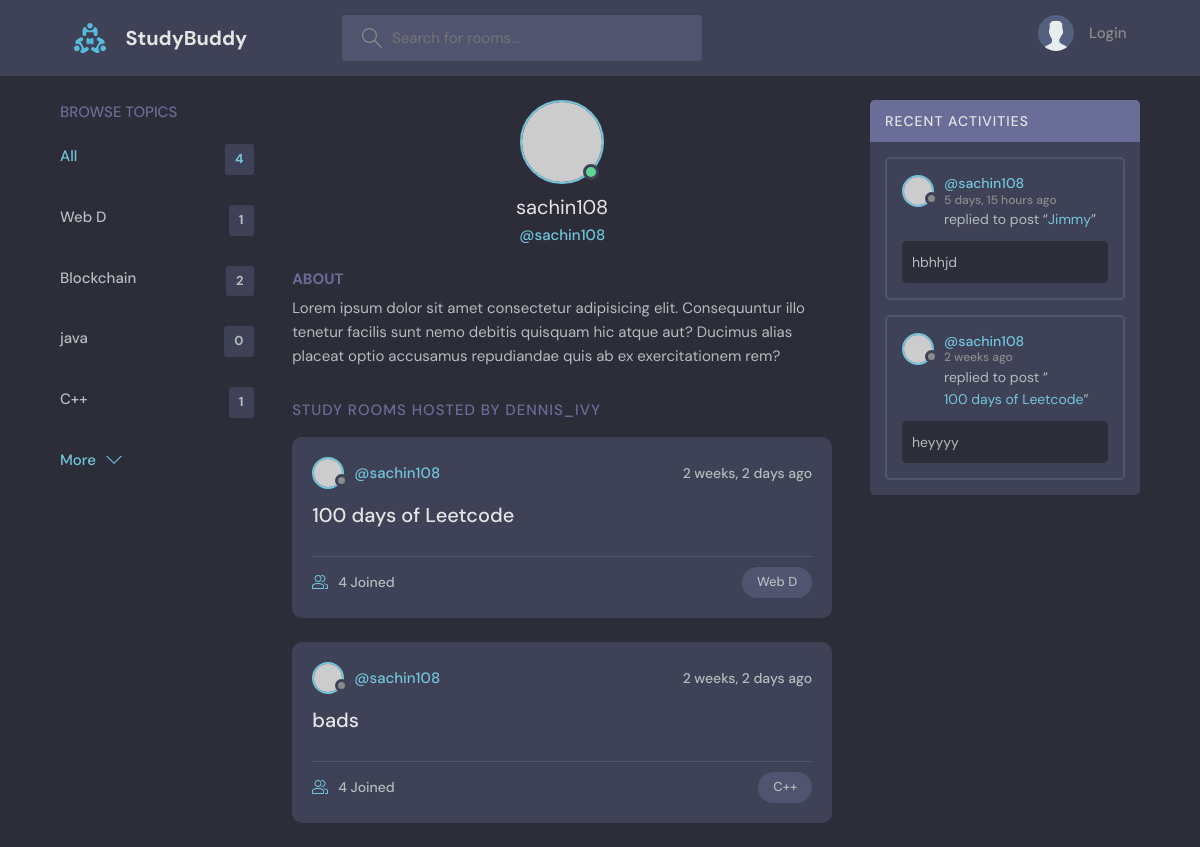
/profile/1/, run on an earlier commit of the app's database.
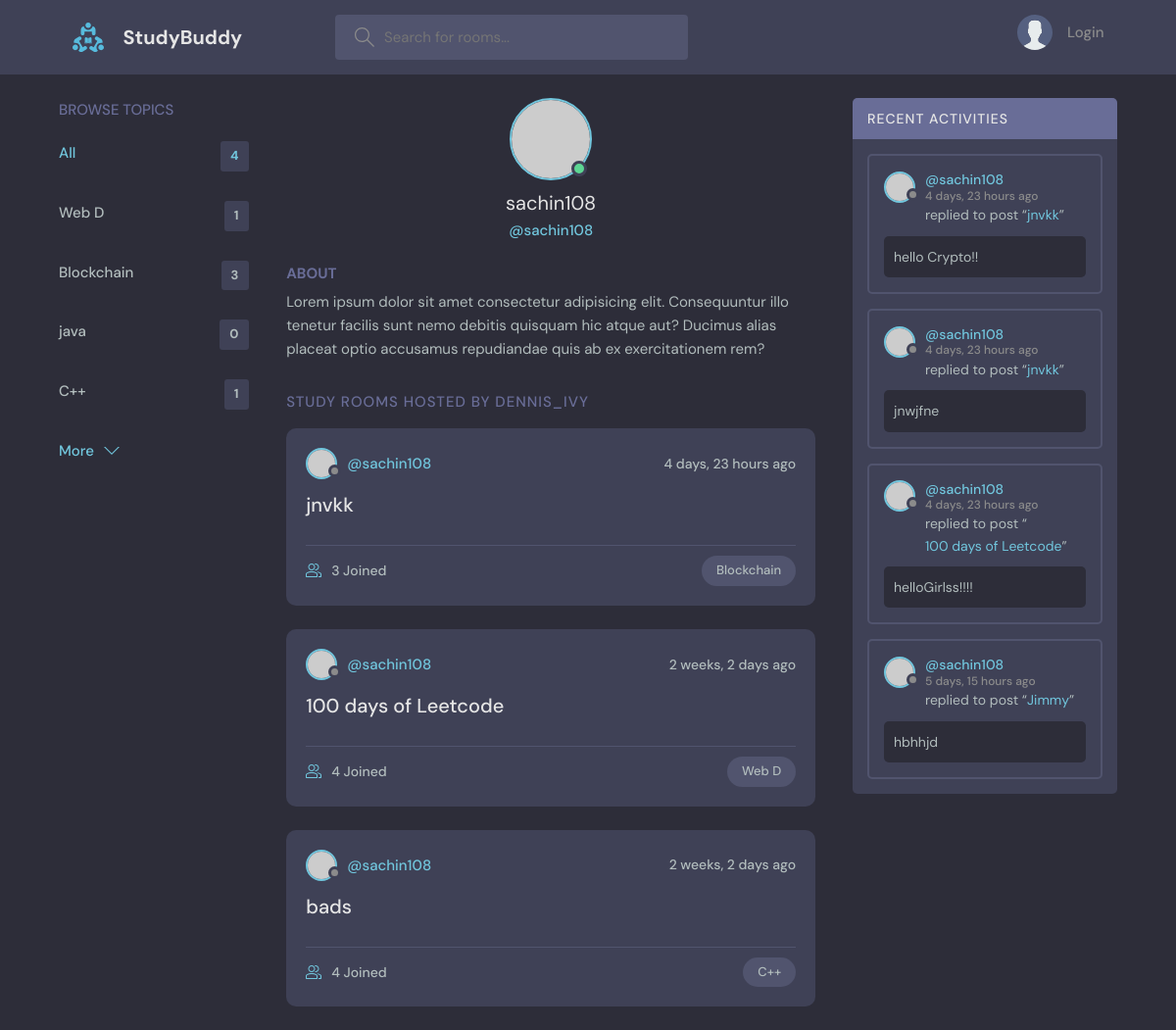
And on a later commit of the database.
### base/models.py (models this page shows, shortened)
class Topic(models.Model):
    name=models.CharField(max_length=200)

class Room(models.Model):
    host=models.ForeignKey(User, on_delete=models.SET_NULL, null=True)
    topic=models.ForeignKey(Topic, on_delete=models.SET_NULL, null=True)
    name=models.CharField(max_length=200)
    desccription=models.TextField(null=True, blank=True)
    participants=models.ManyToManyField(User, related_name='participants', blank=True)
    updated=models.DateTimeField(auto_now=True)
    created=models.DateTimeField(auto_now_add=True)
    class Meta:
        ordering=['-updated', '-created']
    def __str__(self):
        return self.name

class Message(models.Model):
    room=models.ForeignKey(Room, on_delete=models.CASCADE)
    user=models.ForeignKey(User, on_delete=models.CASCADE)
    body=models.TextField()
    updated=models.DateTimeField(auto_now=True)
    created=models.DateTimeField(auto_now_add=True)
    class Meta:
        ordering=['-updated', '-created']

### base/views.py (the view)
# urls.py: path('profile/<str:pk>/', views.userProfile, name="user-profile"),
def userProfile(request, pk):
    user=User.objects.get(id=pk)
    rooms=user.room_set.all()
    room_messages=user.message_set.all()
    topics=Topic.objects.all()
    context={"user":user, "rooms":rooms, "room_messages":room_messages, "topics":topics}
    return render(request, 'base/profile.html', context)

### base/Templates/base/profile.html (shortened to what this page needs)
{% extends 'Main.html' %}
{% block content %}
<main class="profile-page layout layout--3">
    <div class="container">
      {% include 'base/topic_components.html' %}
      <div class="roomList">
        <div class="profile">
          <div class="profile__avatar">
            <div class="avatar avatar--large active">
              <img src="https://randomuser.me/api/portraits/men/11.jpg" />
            </div>
          </div>
          <div class="profile__info">
            <h3>{{user.username}}</h3>
            <p>@{{user.username}}</p>
          </div>
          <div class="profile__about">
            <h3>About</h3>
            <p>
              Lorem ipsum dolor sit amet consectetur adipisicing elit. Consequuntur illo tenetur
              facilis sunt nemo debitis quisquam hic atque aut? Ducimus alias placeat optio
              accusamus repudiandae quis ab ex exercitationem rem?
            </p>
          </div>
        </div>
        <div class="roomList__header">
          <div>
            <h2>Study Rooms Hosted by dennis_ivy</a>
            </h2>
          </div>
        </div>
        {% include 'base/feed_component.html' %}
      </div>
        {% include 'base/activity_component.html' %}
    </div>
  </main>
  {% endblock content %}

### Templates/Main.html (shortened to what this page needs)
<!DOCTYPE html>
{% load static %}
<html lang="en">
  <head>
    <link rel="stylesheet" href="{% static 'styles/style.css' %}" />
  </head>
  <body>
    {% include 'navBar.html' %}
    {% block content %}
    {% endblock %}
</body>
</html>

### Templates/navBar.html (shortened to what this page needs)
{% load static %}
<header class="header header--loggedIn">
    <div class="container">
      <a href="{% url 'Home' %}" class="header__logo">
        <img src="{% static 'images/logo.svg' %}" />
        <h1>StudyBuddy</h1>
      </a>
      <form class="header__search" method="GET" action="{% url 'Home' %}">
        <label>
          <input name="q" placeholder="Search for rooms..." />
        </label>
      </form>
      <nav class="header__menu">
        {% if request.user.is_authenticated %}
        <div class="header__user">
          <a href="{% url 'update-user' %}">
            <div class="avatar avatar--medium active">
              <img src="https://randomuser.me/api/portraits/men/37.jpg" />
            </div>
            <p>{{request.user.username}}<span>@{{request.user.username}}</span></p>
          </a>
          <button class="dropdown-button">
            <svg version="1.1" xmlns="http://www.w3.org/2000/svg" width="32" height="32" viewBox="0 0 32 32">
              <title>chevron-down</title>
              <path d="M16 21l-13-13h-3l16 16 16-16h-3l-13 13z"></path>
            </svg>
          </button>
        </div>
        {% else %}
         <a href="{% url 'login' %}">
          <img src="{% static 'images/avatar.svg' %}" />
          <p>Login</p>
        </a>
        {% endif %}
      </nav>
    </div>
  </header>

### base/Templates/base/topic_components.html
<div class="topics">
    <div class="topics__header">
      <h2>Browse Topics</h2>
    </div>
    <ul class="topics__list">
      <li>
        <a href="{% url 'Home' %}" class="active">All <span>{{topics.count}}</span></a>
      </li>
      {% for topic in topics %}
      <li>
        <a href="{% url 'Home' %}?q={{topic.name}}">{{topic.name}} <span>{{topic.room_set.all.count}}</span> </a>
      </li>
      {% endfor %}
    </ul>
    <a class="btn btn--link" href="topics.html">
      More
      <svg version="1.1" xmlns="http://www.w3.org/2000/svg" width="32" height="32" viewBox="0 0 32 32">
        <title>chevron-down</title>
        <path d="M16 21l-13-13h-3l16 16 16-16h-3l-13 13z"></path>
      </svg>
    </a>
  </div>

### base/Templates/base/feed_component.html (shortened to what this page needs)
{% for room in rooms %}
<div class="roomListRoom">
    <div class="roomListRoom__header">
      <a href="{% url 'user-profile' room.host.id %}" class="roomListRoom__author">
        <div class="avatar avatar--small">
          <img src="https://randomuser.me/api/portraits/women/11.jpg" />
        </div>
        <span>@{{room.host.username}}</span>
      </a>
      <div class="roomListRoom__actions">
        <span>{{room.created|timesince}} ago</span>
      </div>
    </div>
    <div class="roomListRoom__content">
      <a href="{% url 'room' room.id %}">{{room.name}}</a>
    </div>
    <div class="roomListRoom__meta">
      <a href="{% url 'room' room.id %}" class="roomListRoom__joined">
        {{room.participants.all.count}} Joined
      </a>
      <p class="roomListRoom__topic">{{room.topic.name}}</p>
    </div>
  </div>
{% endfor %}

### base/Templates/base/activity_component.html (shortened to what this page needs)
<div class="activities">
    <div class="activities__header">
      <h2>Recent Activities</h2>
    </div>
    {% for message in room_messages %}
    <div class="activities__box">
      <div class="activities__boxHeader roomListRoom__header">
        <a href="{% url 'user-profile' message.user.id %}" class="roomListRoom__author">
          <div class="avatar avatar--small">
            <img src="https://randomuser.me/api/portraits/women/11.jpg" />
          </div>
          <p>
            @{{message.user}}
            <span>{{message.created | timesince}} ago</span>
          </p>
        </a>
      </div>
      <div class="activities__boxContent">
        <p>replied to post “<a href="{% url 'room' message.room.id %}">{{message.room}}</a>”</p>
        <div class="activities__boxRoomContent">
            {{message.body}}
        </div>
      </div>
    </div>
    {% endfor %}
  </div>

What changed in the data, as far as the page shows it:
removed Message: user "sachin108", created "2 weeks", room "100 days of Leetcode", body "heyyyy"
computed for Topic "Blockchain": room_set.all.count "2" → "3"
added Room: host.username "sachin108", created "4 days, 23 hours", name "jnvkk", participants.all.count "3", topic.name "Blockchain"
added Message: user "sachin108", created "4 days, 23 hours", room "jnvkk", body "hello Crypto!!"
added Message: user "sachin108", created "4 days, 23 hours", room "jnvkk", body "jnwjfne"
added Message: user "sachin108", created "4 days, 23 hours", room "100 days of Leetcode", body "helloGirlss!!!!"
